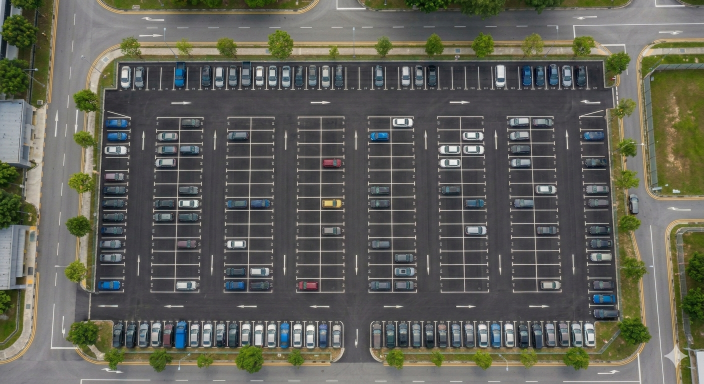
#> input picture src/test-deteccion/park3.png, 1408 x 768 px (shown at 1/2 size)
$ python detector_espacios.py
#> lines starting #> are read from the running program, lines starting #| are printed output that depends on the picture; after the words box and inside, x2 and y2 are one past the last pixel; in counts of white or black regions, pixels touching at a corner belong together
import cv2
import json
import numpy as np

def cargar_cupos(path):
#> called with path = 'cupos.json'
    with open(path) as f:
#> (reads src/test-deteccion/cupos.json from the repository)
        data = json.load(f)
    return data["spots"]

def clasificar_cupo(gray, polygon):
    mask = np.zeros(gray.shape, np.uint8)
    pts = np.array(polygon, np.int32)
    cv2.fillPoly(mask, [pts], 255)
    region = cv2.bitwise_and(gray, gray, mask=mask)
    pixeles = region[mask == 255]
    desviacion = np.std(pixeles)
    return desviacion > 20

def dibujar_cupos(frame, cupos, estados):
    overlay = frame.copy()

    for cupo, ocupado in zip(cupos, estados):
        pts = np.array(cupo["polygon"], np.int32)
        color = (0, 0, 220) if ocupado else (0, 200, 0)
        cv2.fillPoly(overlay, [pts], color)

    frame = cv2.addWeighted(frame, 0.6, overlay, 0.4, 0)

    for cupo, ocupado in zip(cupos, estados):
        pts = np.array(cupo["polygon"], np.int32)
        color = (0, 0, 220) if ocupado else (0, 200, 0)
        cv2.polylines(frame, [pts], True, color, 2)

    libres = estados.count(False)
    ocupados = estados.count(True)
    cv2.putText(frame, f"Libres: {libres}  Ocupados: {ocupados}",
                (10, 30), cv2.FONT_HERSHEY_SIMPLEX, 0.7, (255, 255, 255), 2)

    return frame

cupos = cargar_cupos("cupos.json")

frame = cv2.imread("park3.png")
#> frame is the input picture: shape (768, 1408, 3); mean B, G, R 88.2, 96.5, 96.2
frame = cv2.resize(frame, (800, 600))
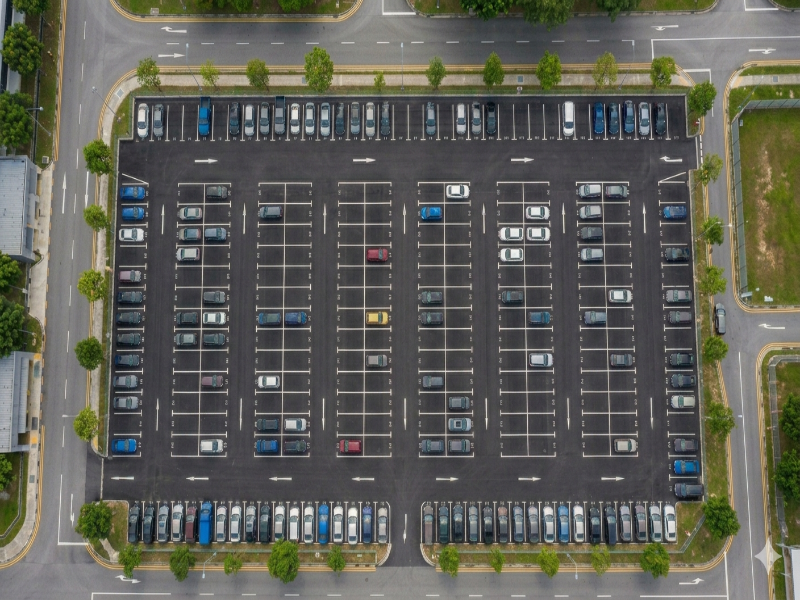
#> frame: shape (600, 800, 3); mean B, G, R 88.1, 96.4, 96.1

gray = cv2.cvtColor(frame, cv2.COLOR_BGR2GRAY)
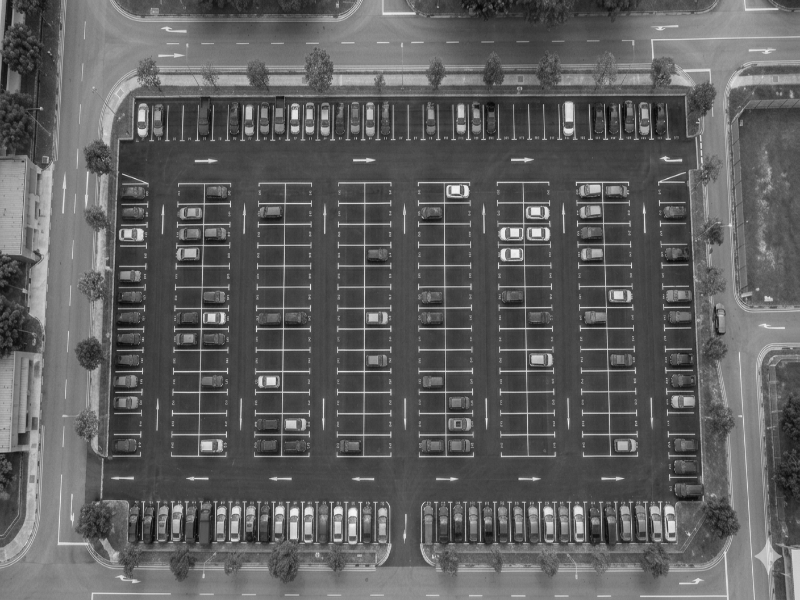
#> gray: shape (600, 800); min 5, max 247, mean 95.4
estados = [clasificar_cupo(gray, c["polygon"]) for c in cupos]
#> in clasificar_cupo, `cv2.fillPoly(mask, [pts], 255)`:
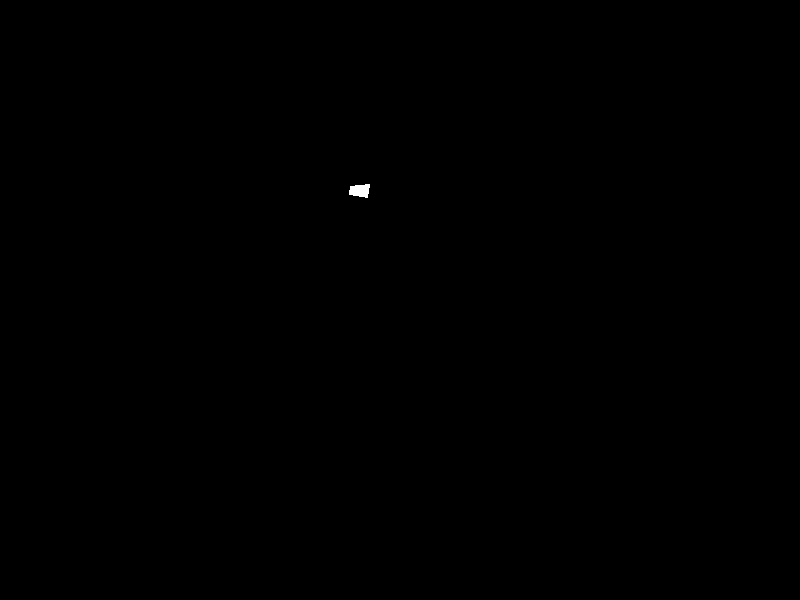
#> mask: shape (600, 800); 0.05% white; 1 white region, box (x1, y1, x2, y2) and area: (349, 184, 370, 198) 224
#> in clasificar_cupo, `pixeles = region[mask == 255]`: pixeles = 224 values, max 160 at index 34, min 60 at index 170, mean 76.78
#> in clasificar_cupo, `desviacion = np.std(pixeles)`: desviacion = 20.38
#> in clasificar_cupo (call 2), `mask = np.zeros(gray.shape, np.uint8)`: mask: shape (600, 800); every value is 0
#> in clasificar_cupo (call 3), `cv2.fillPoly(mask, [pts], 255)`: mask: shape (600, 800); 0.02% white; 1 white region, box (x1, y1, x2, y2) and area: (434, 228, 447, 238) 109
#> in clasificar_cupo (call 4), `pts = np.array(polygon, np.int32)`: pts = [[349, 289], [370, 288], [366, 300], [348, 301]]
#> in clasificar_cupo (call 4), `cv2.fillPoly(mask, [pts], 255)`:
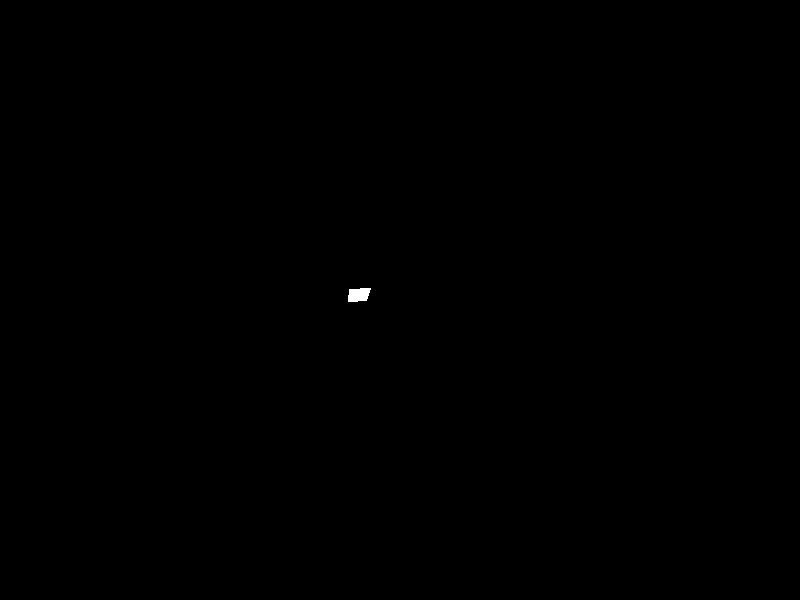
#> mask: shape (600, 800); 0.06% white; 1 white region, box (x1, y1, x2, y2) and area: (348, 288, 371, 302) 265
#> in clasificar_cupo (call 4), `pixeles = region[mask == 255]`: pixeles = 265 values, max 222 at index 90, min 57 at index 162, mean 75.83
#> in clasificar_cupo (call 4), `desviacion = np.std(pixeles)`: desviacion = 32.28
#> in clasificar_cupo (call 5), `cv2.fillPoly(mask, [pts], 255)`: mask: shape (600, 800); 0.03% white; 1 white region, box (x1, y1, x2, y2) and area: (377, 352, 396, 362) 146
#> in clasificar_cupo (call 6), `cv2.fillPoly(mask, [pts], 255)`: mask: shape (600, 800); 0.04% white; 1 white region, box (x1, y1, x2, y2) and area: (378, 414, 396, 425) 173
#> in clasificar_cupo (call 7), `cv2.fillPoly(mask, [pts], 255)`: mask: shape (600, 800); 0.04% white; 1 white region, box (x1, y1, x2, y2) and area: (463, 414, 482, 425) 186
#> estados = [True, False, True, True, True, True, True]

frame = dibujar_cupos(frame, cupos, estados)
#> the loop in dibujar_cupos, `for cupo, ocupado in zip(cupos, estados):` made 7 passes
#> (ocupado, pts, color) on passes 1 to 7: (True, [[350, 186], [369, 184], [367, 197], [349, 194]], (0, 0, 220)), (False, [[377, 225], [396, 226], [396, 238], [379, 237]], (0, 200, 0)), (True, [[435, 228], [446, 228], [445, 237], [434, 235]], (0, 0, 220)), (True, [[349, 289], [370, 288], [366, 300], [348, 301]], (0, 0, 220)), (True, [[377, 352], [395, 354], [392, 361], [378, 360]], (0, 0, 220)), (True, [[378, 414], [395, 414], [393, 424], [379, 423]], (0, 0, 220)), (True, [[463, 414], [481, 415], [480, 424], [463, 423]], (0, 0, 220))
#> after the loop in dibujar_cupos, `for cupo, ocupado in zip(cupos, estados):`:
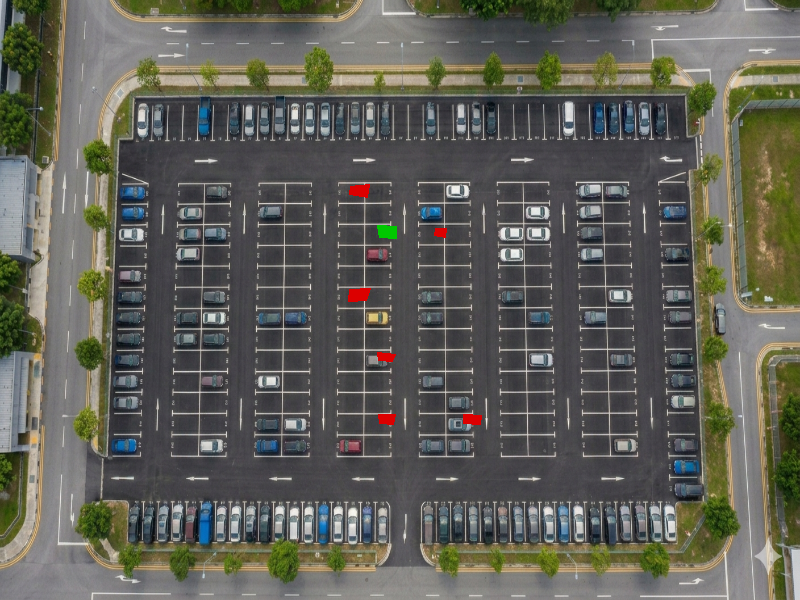
#> overlay: shape (600, 800, 3); 0.28% of pixels changed, all inside (x1, y1, x2, y2) = (348, 184, 482, 425)
#> after the loop in dibujar_cupos, `for cupo, ocupado in zip(cupos, estados):`:
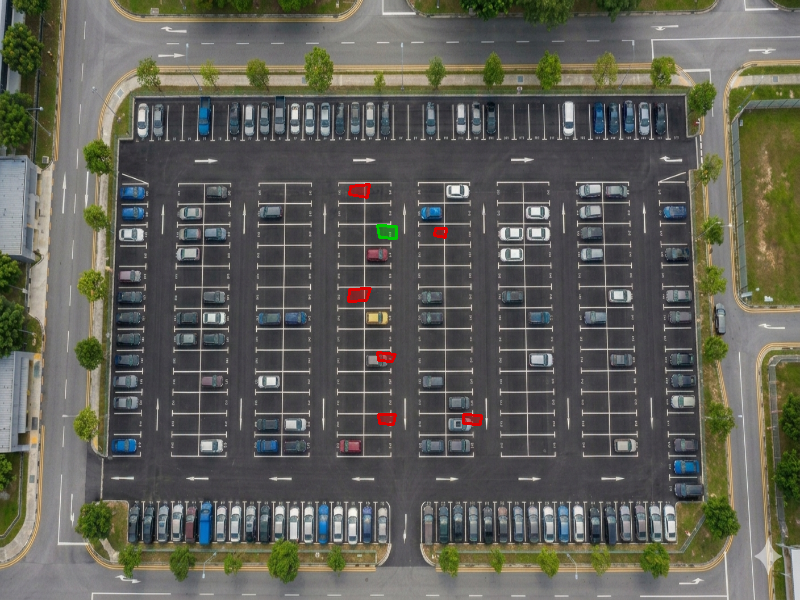
#> frame: shape (600, 800, 3); mean B, G, R 87.9, 96.3, 96.4
#> in dibujar_cupos, `libres = estados.count(False)`: libres = 1
#> in dibujar_cupos, `ocupados = estados.count(True)`: ocupados = 6
#> in dibujar_cupos, `cv2.putText(frame, f"Libres: {libres}  Ocupados: {ocupados}", (10, 30)..`:
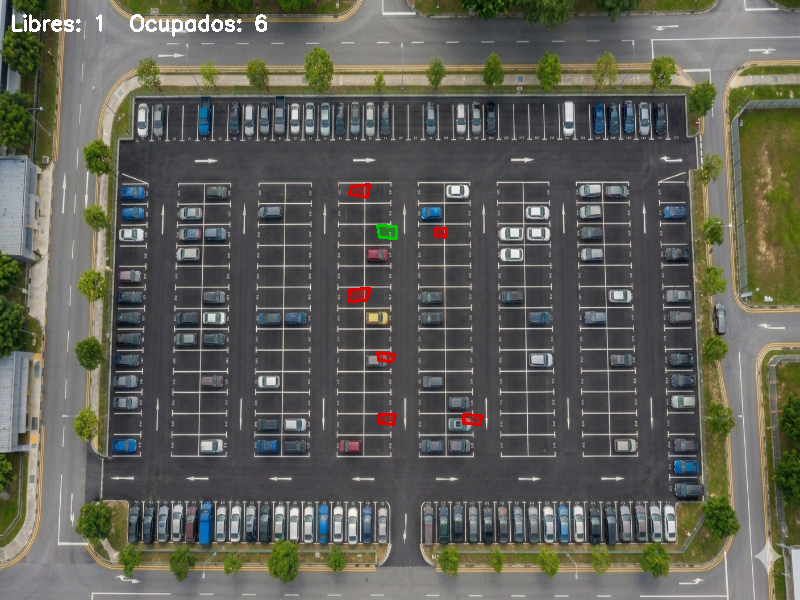
#> frame: shape (600, 800, 3); 0.32% of pixels changed, all inside (x1, y1, x2, y2) = (12, 14, 267, 37)

cv2.imshow("Parqueadero", frame)
cv2.waitKey(0)
cv2.destroyAllWindows()
